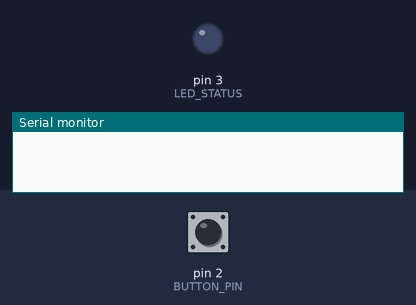
The program below on a simulated Arduino Uno, built with avr-gcc and run on an emulated ATmega328P. Shown: output pins drawn as LEDs (lit = HIGH), the last lines printed to the serial monitor. The inputs (shaded band) are chosen by the test bench; at power-on: pin 2 (BUTTON_PIN) HIGH.

Above: at 1.2 s.
1.3 s: pin 2 (BUTTON_PIN) pulled LOW for 0.15 s
At 2.2 s:
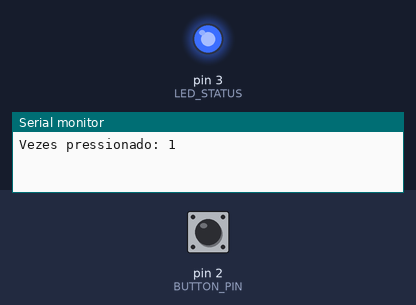
3.9 s: pin 2 (BUTTON_PIN) pulled LOW for 1 s
At 6.6 s:
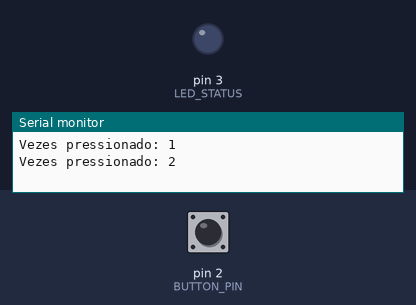
7.4 s: pin 2 (BUTTON_PIN) pulled LOW for 3.2 s
At 11.4 s:
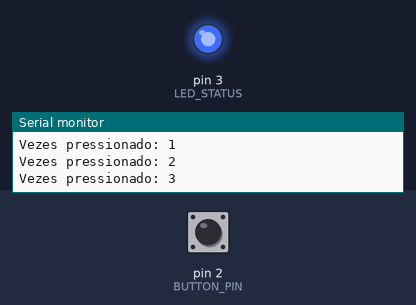
Timing chart, 0 to 13.1 s (numbered marks = the images above; inputs shaded):
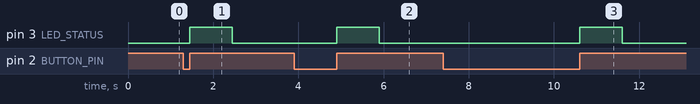

Measured:
- after the input at 1.3 s, pin 3 (LED_STATUS): LOW → HIGH after 0.15 s, → LOW 1.0 s later
- after the input at 3.9 s, pin 3 (LED_STATUS): LOW → HIGH after 1.0 s, → LOW 1.0 s later
- after the input at 7.4 s, pin 3 (LED_STATUS): LOW → HIGH after 3.2 s, → LOW 1.0 s later

The program:

main.cpp
```cpp
#include <Arduino.h>

#define BUTTON_PIN 2
#define LED_STATUS 3

volatile bool shouldMoveMotor = false;
volatile unsigned long lastInterruptTime = 0;
const unsigned long debounceTime = 200;

int contadorPressionamentos = 0;

void triggerMoveMotor();
void moveMotor();

void setup() {
  Serial.begin(9600);
  pinMode(BUTTON_PIN, INPUT_PULLUP);
  pinMode(LED_STATUS, OUTPUT);
  attachInterrupt(digitalPinToInterrupt(BUTTON_PIN), triggerMoveMotor, RISING);
}

void loop() {
  if (shouldMoveMotor) {
    contadorPressionamentos++;
    Serial.print("Vezes pressionado: ");
    Serial.println(contadorPressionamentos);

    moveMotor();
    shouldMoveMotor = false;
  }
}

void triggerMoveMotor() {
  unsigned long interruptTime = millis();
  if (interruptTime - lastInterruptTime > debounceTime) {
    shouldMoveMotor = true;
    lastInterruptTime = interruptTime;
  }
}

void moveMotor() {
  if (digitalRead(LED_STATUS) == LOW) {
    digitalWrite(LED_STATUS, HIGH);
    delay(1000);
    digitalWrite(LED_STATUS, LOW);
  }
}
```
